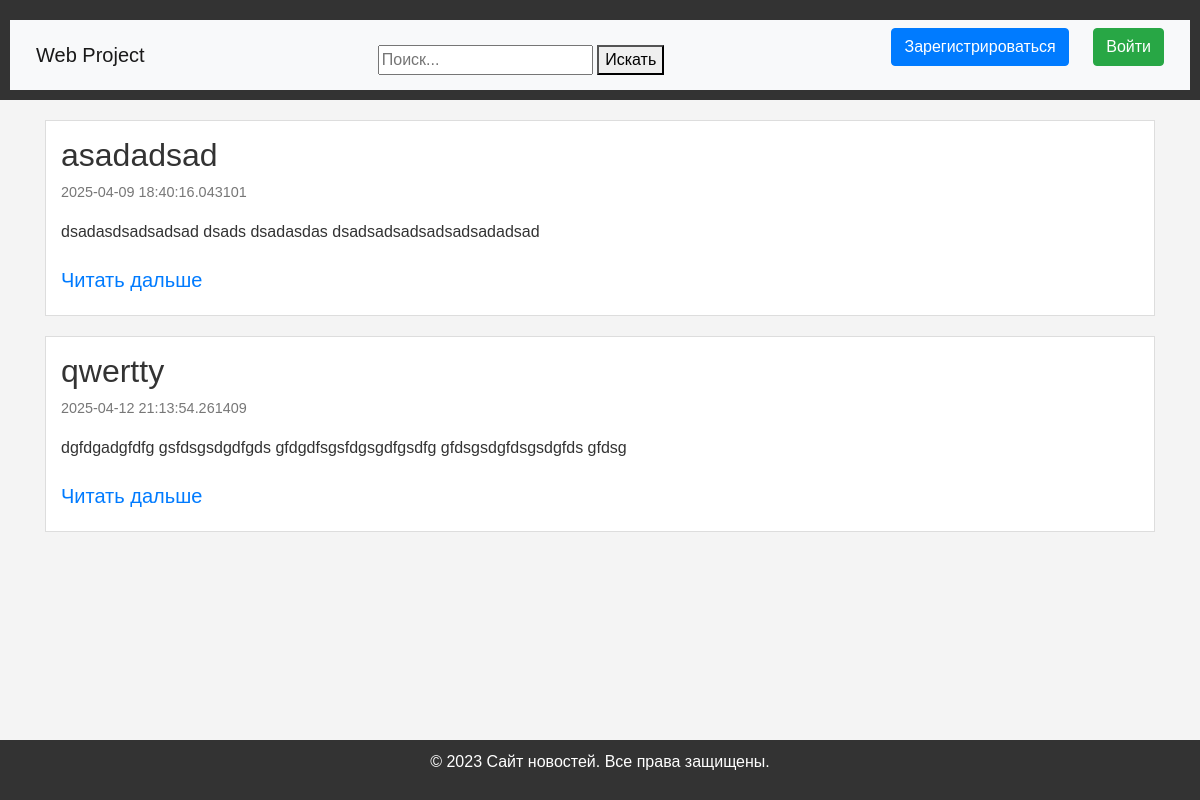
/news_log, run on an earlier commit of the app's database.
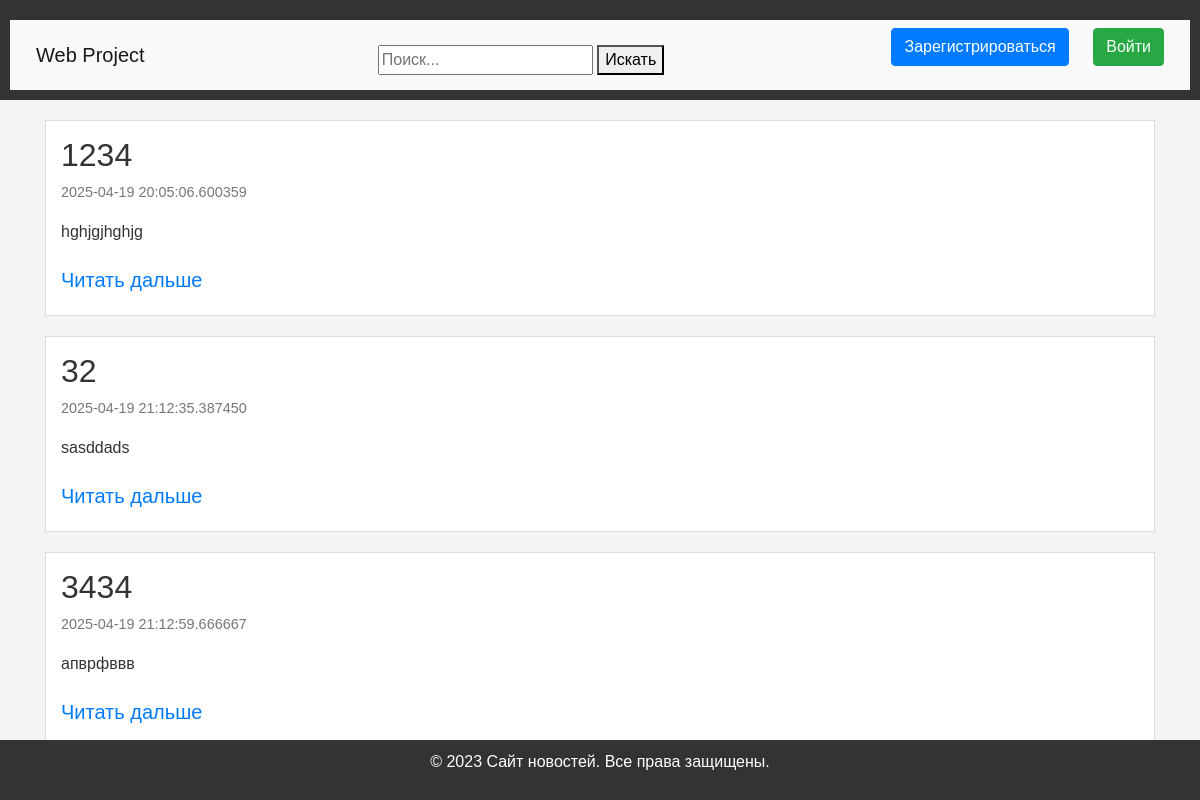
And on a later commit of the database.
### data/news.py (models this page shows)
class News(SqlAlchemyBase):
    __tablename__ = 'news'
    id = sqlalchemy.Column(sqlalchemy.Integer,
                           primary_key=True, autoincrement=True)
    title = sqlalchemy.Column(sqlalchemy.String, nullable=True)
    content = sqlalchemy.Column(sqlalchemy.String, nullable=True)
    created_date = sqlalchemy.Column(sqlalchemy.DateTime,
                                     default=datetime.datetime.now)
    is_private = sqlalchemy.Column(sqlalchemy.Boolean, default=True)
    user_id = sqlalchemy.Column(sqlalchemy.Integer,
                                sqlalchemy.ForeignKey("users.id"))
    user = orm.relationship('User')
    news_tags = orm.relationship("Tags",
                            secondary="association",
                            backref="news")

### main.py (the view)
@app.route('/news_log', methods=['GET', 'POST'])
def news_log():
    db_sess = db_session.create_session()
    news = db_sess.query(News).all()
    return render_template('lenta.html', news=news)

### data/db_session.py (called while the page is built)
def create_session() -> Session:
    global __factory
    return __factory()

### templates/lenta.html (shortened to what this page needs)
{% extends "base.html" %}
{% block content %}
{% for article in news %}
    <article class="news-item">
        <h2>{{ article.title }}</h2>
        <p class="date">{{ article.created_date }}</p>
        <p>{{ article.content[:100] }}
        </p>
        <a class="navbar-brand" href="/news/{{ article.id }}">Читать дальше</a>
    </article>
{% endfor %}
{% endblock %}

What changed in the data, as far as the page shows it:
removed News: title "asadadsad", created_date "2025-04-09 18:40:16.043101", content "dsadasdsadsadsad dsads dsadasdas dsadsadsadsadsadsadadsad"
removed News: title "qwertty", created_date "2025-04-12 21:13:54.261409", content "dgfdgadgfdfg gsfdsgsdgdfgds gfdgdfsgsfdgsgdfgsdfg gfdsgsdgfdsgsdgfds gfdsg"
added News: title "1234", created_date "2025-04-19 20:05:06.600359", content "hghjgjhghjg"
added News: title "32", created_date "2025-04-19 21:12:35.387450", content "sasddads"
added News: title "3434", created_date "2025-04-19 21:12:59.666667", content "апврфввв"
